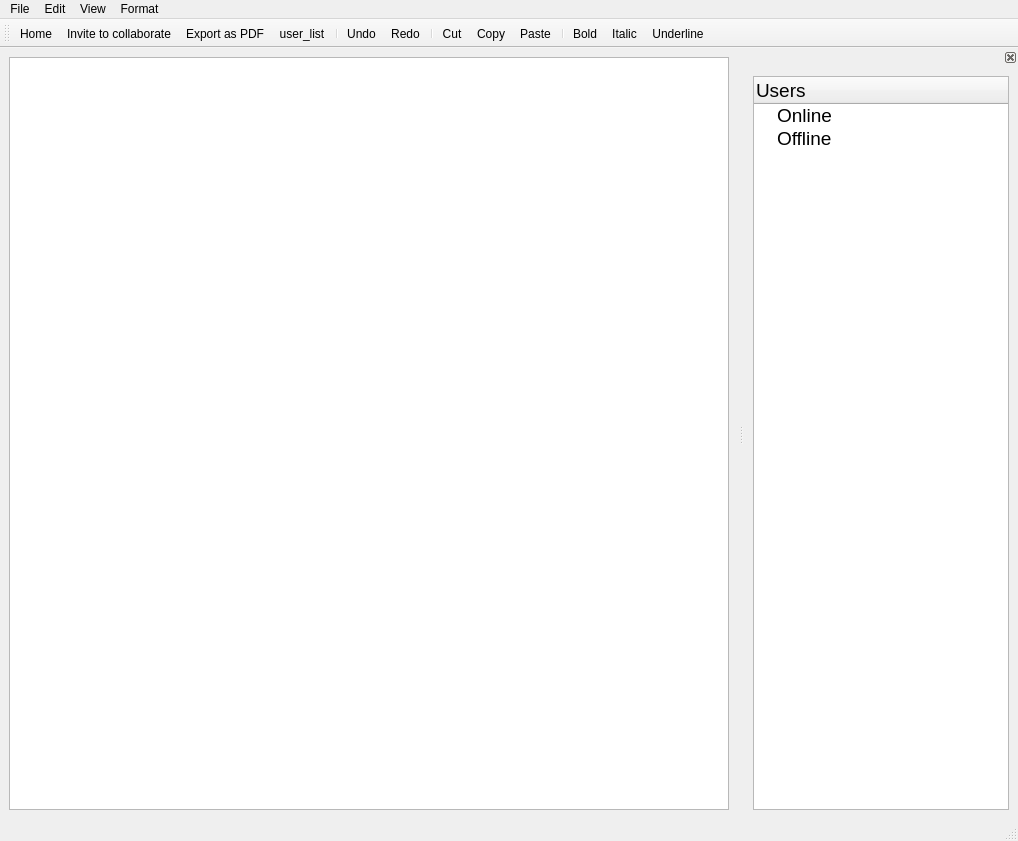
<?xml version="1.0" encoding="UTF-8"?>
<ui version="4.0">
 <class>Editor</class>
 <widget class="QMainWindow" name="Editor">
  <property name="geometry">
   <rect>
    <x>0</x>
    <y>0</y>
    <width>1018</width>
    <height>841</height>
   </rect>
  </property>
  <property name="windowTitle">
   <string>Editor</string>
  </property>
  <property name="windowIcon">
   <iconset resource="resource.qrc">
    <normaloff>:/images/app/logo_black.png</normaloff>:/images/app/logo_black.png</iconset>
  </property>
  <property name="styleSheet">
   <string notr="true">* {
	font-family: &quot;Roboto Light&quot;;
}

QWidget#centralwidget * {
	font-size: 14pt;
}

QDockWidget#dock * {
	font-size: 14pt;
}</string>
  </property>
  <property name="toolButtonStyle">
   <enum>Qt::ToolButtonFollowStyle</enum>
  </property>
  <widget class="QWidget" name="centralwidget">
   <layout class="QGridLayout" name="gridLayout_2">
    <item row="0" column="0">
     <widget class="QTextEdit" name="editor"/>
    </item>
   </layout>
  </widget>
  <widget class="QMenuBar" name="menubar">
   <property name="geometry">
    <rect>
     <x>0</x>
     <y>0</y>
     <width>1018</width>
     <height>23</height>
    </rect>
   </property>
   <widget class="QMenu" name="menu_file">
    <property name="title">
     <string>File</string>
    </property>
    <addaction name="action_invite"/>
    <addaction name="action_export_pdf"/>
    <addaction name="separator"/>
    <addaction name="action_home"/>
    <addaction name="action_close"/>
   </widget>
   <widget class="QMenu" name="menu_edit">
    <property name="title">
     <string>Edit</string>
    </property>
    <addaction name="action_undo"/>
    <addaction name="action_redo"/>
    <addaction name="separator"/>
    <addaction name="action_cut"/>
    <addaction name="action_copy"/>
    <addaction name="action_paste"/>
   </widget>
   <widget class="QMenu" name="menuView">
    <property name="title">
     <string>View</string>
    </property>
    <addaction name="action_user_list"/>
   </widget>
   <widget class="QMenu" name="menuFormat">
    <property name="title">
     <string>Format</string>
    </property>
    <addaction name="action_bold"/>
    <addaction name="action_italic"/>
    <addaction name="action_underline"/>
   </widget>
   <addaction name="menu_file"/>
   <addaction name="menu_edit"/>
   <addaction name="menuView"/>
   <addaction name="menuFormat"/>
  </widget>
  <widget class="QToolBar" name="toolbar">
   <property name="windowTitle">
    <string>toolBar</string>
   </property>
   <attribute name="toolBarArea">
    <enum>TopToolBarArea</enum>
   </attribute>
   <attribute name="toolBarBreak">
    <bool>false</bool>
   </attribute>
   <addaction name="action_home"/>
   <addaction name="action_invite"/>
   <addaction name="action_export_pdf"/>
   <addaction name="action_user_list"/>
   <addaction name="separator"/>
   <addaction name="action_undo"/>
   <addaction name="action_redo"/>
   <addaction name="separator"/>
   <addaction name="action_cut"/>
   <addaction name="action_copy"/>
   <addaction name="action_paste"/>
   <addaction name="separator"/>
   <addaction name="action_bold"/>
   <addaction name="action_italic"/>
   <addaction name="action_underline"/>
  </widget>
  <widget class="QDockWidget" name="dock">
   <property name="styleSheet">
    <string notr="true"/>
   </property>
   <property name="features">
    <set>QDockWidget::DockWidgetClosable|QDockWidget::DockWidgetMovable</set>
   </property>
   <property name="allowedAreas">
    <set>Qt::LeftDockWidgetArea|Qt::RightDockWidgetArea</set>
   </property>
   <property name="windowTitle">
    <string/>
   </property>
   <attribute name="dockWidgetArea">
    <number>2</number>
   </attribute>
   <widget class="QWidget" name="dock_users_content">
    <layout class="QGridLayout" name="gridLayout_3">
     <item row="0" column="0">
      <widget class="QTreeWidget" name="users">
       <property name="editTriggers">
        <set>QAbstractItemView::NoEditTriggers</set>
       </property>
       <property name="selectionMode">
        <enum>QAbstractItemView::NoSelection</enum>
       </property>
       <property name="selectionBehavior">
        <enum>QAbstractItemView::SelectItems</enum>
       </property>
       <attribute name="headerVisible">
        <bool>true</bool>
       </attribute>
       <column>
        <property name="text">
         <string notr="true">Users</string>
        </property>
       </column>
       <item>
        <property name="text">
         <string>Online</string>
        </property>
        <property name="icon">
         <iconset resource="resource.qrc">
          <normaloff>:/images/editor/online.png</normaloff>:/images/editor/online.png</iconset>
        </property>
        <property name="flags">
         <set>ItemIsDragEnabled|ItemIsUserCheckable|ItemIsEnabled</set>
        </property>
       </item>
       <item>
        <property name="text">
         <string>Offline</string>
        </property>
        <property name="icon">
         <iconset resource="resource.qrc">
          <normaloff>:/images/editor/offline.png</normaloff>:/images/editor/offline.png</iconset>
        </property>
        <property name="flags">
         <set>ItemIsDragEnabled|ItemIsUserCheckable|ItemIsEnabled</set>
        </property>
       </item>
      </widget>
     </item>
    </layout>
   </widget>
  </widget>
  <widget class="QStatusBar" name="statusbar"/>
  <action name="action_undo">
   <property name="checkable">
    <bool>false</bool>
   </property>
   <property name="icon">
    <iconset theme="edit-undo" resource="resource.qrc">
     <normaloff>:/images/editor/undo.png</normaloff>:/images/editor/undo.png</iconset>
   </property>
   <property name="text">
    <string>Undo</string>
   </property>
   <property name="shortcut">
    <string>Ctrl+Z</string>
   </property>
  </action>
  <action name="action_redo">
   <property name="checkable">
    <bool>false</bool>
   </property>
   <property name="icon">
    <iconset theme="edit-redo" resource="resource.qrc">
     <normaloff>:/images/editor/redo.png</normaloff>:/images/editor/redo.png</iconset>
   </property>
   <property name="text">
    <string>Redo</string>
   </property>
   <property name="toolTip">
    <string>Redo</string>
   </property>
   <property name="shortcut">
    <string>Ctrl+Shift+Z</string>
   </property>
  </action>
  <action name="action_cut">
   <property name="checkable">
    <bool>false</bool>
   </property>
   <property name="icon">
    <iconset theme="edit-cut" resource="resource.qrc">
     <normaloff>:/images/editor/cut.png</normaloff>:/images/editor/cut.png</iconset>
   </property>
   <property name="text">
    <string>Cut</string>
   </property>
   <property name="toolTip">
    <string>Cut</string>
   </property>
   <property name="shortcut">
    <string>Ctrl+X</string>
   </property>
  </action>
  <action name="action_copy">
   <property name="checkable">
    <bool>false</bool>
   </property>
   <property name="icon">
    <iconset theme="edit-copy" resource="resource.qrc">
     <normaloff>:/images/editor/copy.png</normaloff>:/images/editor/copy.png</iconset>
   </property>
   <property name="text">
    <string>Copy</string>
   </property>
   <property name="toolTip">
    <string>Copy</string>
   </property>
   <property name="shortcut">
    <string>Ctrl+C</string>
   </property>
  </action>
  <action name="action_paste">
   <property name="checkable">
    <bool>false</bool>
   </property>
   <property name="icon">
    <iconset theme="edit-paste" resource="resource.qrc">
     <normaloff>:/images/editor/paste.png</normaloff>:/images/editor/paste.png</iconset>
   </property>
   <property name="text">
    <string>Paste</string>
   </property>
   <property name="toolTip">
    <string>Paste</string>
   </property>
   <property name="shortcut">
    <string>Ctrl+V</string>
   </property>
  </action>
  <action name="action_invite">
   <property name="checkable">
    <bool>false</bool>
   </property>
   <property name="icon">
    <iconset resource="resource.qrc">
     <normaloff>:/images/editor/invite.png</normaloff>:/images/editor/invite.png</iconset>
   </property>
   <property name="text">
    <string>Invite to collaborate</string>
   </property>
   <property name="shortcut">
    <string>Ctrl+S</string>
   </property>
  </action>
  <action name="action_close">
   <property name="checkable">
    <bool>false</bool>
   </property>
   <property name="icon">
    <iconset theme="window-close">
     <normaloff>.</normaloff>.</iconset>
   </property>
   <property name="text">
    <string>Close</string>
   </property>
   <property name="toolTip">
    <string>Close</string>
   </property>
   <property name="shortcut">
    <string>Ctrl+W</string>
   </property>
  </action>
  <action name="action_export_pdf">
   <property name="checkable">
    <bool>false</bool>
   </property>
   <property name="icon">
    <iconset resource="resource.qrc">
     <normaloff>:/images/editor/export_pdf.png</normaloff>:/images/editor/export_pdf.png</iconset>
   </property>
   <property name="text">
    <string>Export as PDF</string>
   </property>
   <property name="shortcut">
    <string>Ctrl+P</string>
   </property>
  </action>
  <action name="action_home">
   <property name="checkable">
    <bool>false</bool>
   </property>
   <property name="icon">
    <iconset theme="go-home" resource="resource.qrc">
     <normaloff>:/images/editor/home.png</normaloff>:/images/editor/home.png</iconset>
   </property>
   <property name="text">
    <string>Home</string>
   </property>
  </action>
  <action name="action_user_list">
   <property name="checkable">
    <bool>true</bool>
   </property>
   <property name="icon">
    <iconset resource="resource.qrc">
     <normaloff>:/images/editor/online.png</normaloff>:/images/editor/online.png</iconset>
   </property>
   <property name="text">
    <string>user_list</string>
   </property>
   <property name="shortcut">
    <string>Ctrl+L</string>
   </property>
  </action>
  <action name="action_bold">
   <property name="checkable">
    <bool>true</bool>
   </property>
   <property name="icon">
    <iconset theme="format-text-bold" resource="resource.qrc">
     <normaloff>:/images/editor/bold.png</normaloff>:/images/editor/bold.png</iconset>
   </property>
   <property name="text">
    <string>Bold</string>
   </property>
   <property name="shortcut">
    <string>Ctrl+B</string>
   </property>
  </action>
  <action name="action_italic">
   <property name="checkable">
    <bool>true</bool>
   </property>
   <property name="icon">
    <iconset theme="format-text-italic" resource="resource.qrc">
     <normaloff>:/images/editor/italic.png</normaloff>:/images/editor/italic.png</iconset>
   </property>
   <property name="text">
    <string>Italic</string>
   </property>
   <property name="toolTip">
    <string>Italic</string>
   </property>
   <property name="shortcut">
    <string>Ctrl+I</string>
   </property>
  </action>
  <action name="action_underline">
   <property name="checkable">
    <bool>true</bool>
   </property>
   <property name="icon">
    <iconset theme="format-text-underline" resource="resource.qrc">
     <normaloff>:/images/editor/underline.png</normaloff>:/images/editor/underline.png</iconset>
   </property>
   <property name="text">
    <string>Underline</string>
   </property>
   <property name="toolTip">
    <string>Underline</string>
   </property>
   <property name="shortcut">
    <string>Ctrl+U</string>
   </property>
  </action>
 </widget>
 <resources>
  <include location="resource.qrc"/>
 </resources>
 <connections/>
</ui>
